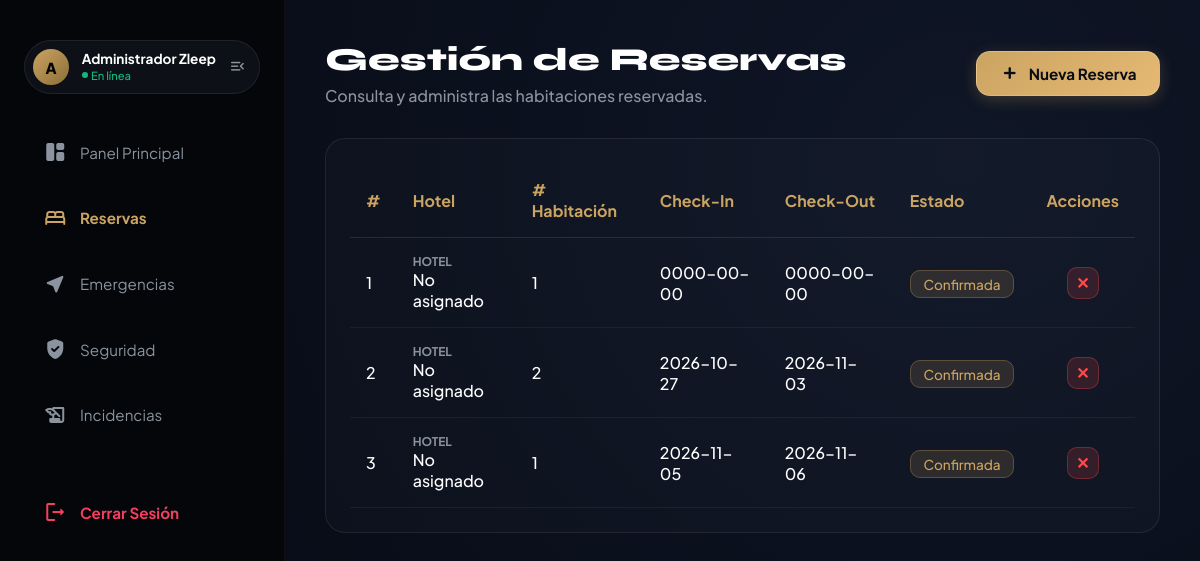
The page /index.php?url=reservas (signed in) on the database as committed earlier.
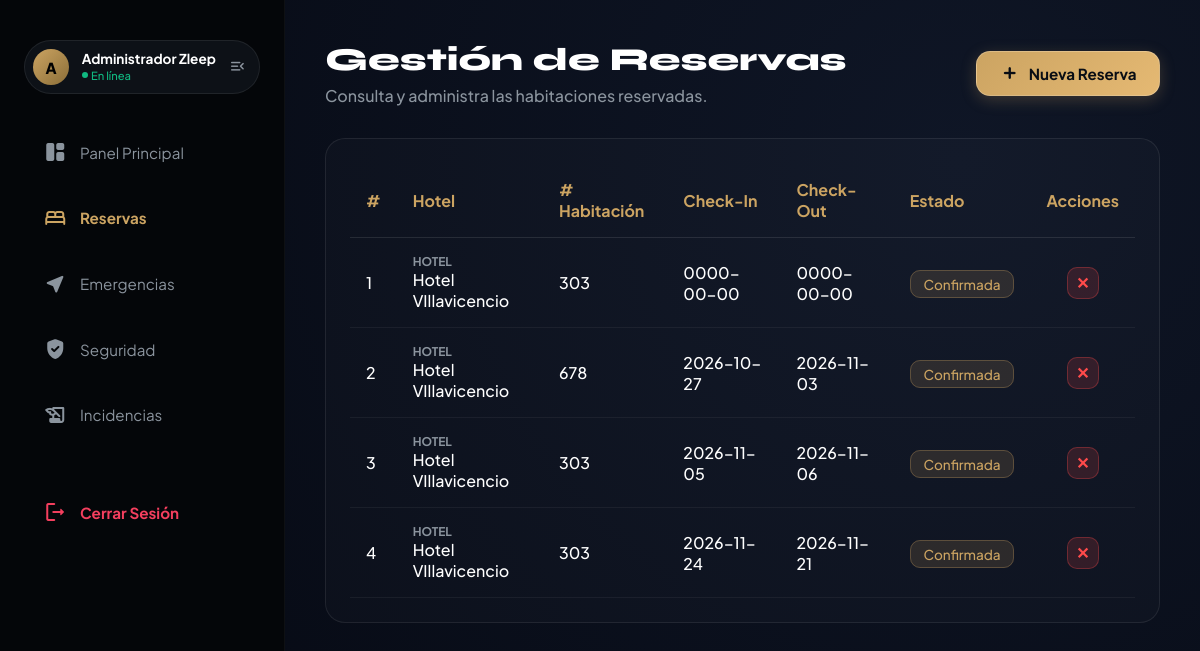
The same page on the database as committed later.
### tables this page shows
CREATE TABLE `reservas` (
  `id_reserva` int(11) NOT NULL,
  `id_cliente` int(11) NOT NULL,
  `id_habitacion` int(11) NOT NULL,
  `fecha_checkin` date NOT NULL,
  `fecha_checkout` date NOT NULL,
  `estado_reserva` varchar(20) DEFAULT 'Pendiente',
  `total_pago` decimal(10,2) NOT NULL,
  `creado_en` timestamp NOT NULL DEFAULT current_timestamp()
);

CREATE TABLE `hoteles` (
  `id_hotel` int(11) NOT NULL,
  `nombre` varchar(150) NOT NULL,
  `direccion` varchar(255) NOT NULL,
  `ciudad` varchar(100) DEFAULT 'Bogotá',
  `latitud` decimal(10,8) DEFAULT 0.00000000,
  `longitud` decimal(11,8) DEFAULT 0.00000000,
  `telefono` varchar(20) DEFAULT NULL,
  `creado_en` timestamp NOT NULL DEFAULT current_timestamp(),
  `nit` varchar(50) DEFAULT NULL,
  `usuario_id` int(11) DEFAULT NULL
);

CREATE TABLE `habitaciones` (
  `id_habitacion` int(11) NOT NULL,
  `id_hotel` int(11) NOT NULL,
  `numero` varchar(20) NOT NULL,
  `tipo` varchar(50) NOT NULL,
  `precio_noche` decimal(10,2) NOT NULL,
  `estado` varchar(20) DEFAULT 'Disponible'
);

### controllers/ReservasController.php (called while the page is built, shortened)
<?php
require_once __DIR__ . '/../models/Reserva.php';
require_once __DIR__ . '/../config/Database.php';
class ReservasController {
    public function index() {
        $reservaModel = new Reserva();
        $id_hotel = $_SESSION['id_hotel'] ?? null;
        $esSocio = false;
        $reservas = [];
        try {
            if ($esSocio && $id_hotel) {
                $reservas = $reservaModel->obtenerReservasPorHotel($id_hotel);
            } else {
                $reservas = $reservaModel->obtenerTodas();
            }
        } catch (Exception $e) {
            $reservas = $reservaModel->obtenerTodas();
        }
        require_once __DIR__ . '/../views/reservas/index.php';
    }
}

### config/Database.php (called while the page is built)
<?php
class Database {
    private static $host = "localhost";
    private static $db_name = "zleep_db";
    private static $username = "root";
    private static $password = "";
    private static $conn = null;
    public static function getConnection() {
        if (self::$conn === null) {
            try {
                self::$conn = new PDO(
                    "mysql:host=" . self::$host . ";dbname=" . self::$db_name . ";charset=utf8mb4",
                    self::$username,
                    self::$password,
                    [
                        PDO::ATTR_ERRMODE => PDO::ERRMODE_EXCEPTION,
                        PDO::ATTR_DEFAULT_FETCH_MODE => PDO::FETCH_ASSOC
                    ]
                );
            } catch(PDOException $e) {
                die("Error de conexión a la base de datos: " . $e->getMessage());
            }
        }
        return self::$conn;
    }
}

### models/Reserva.php (called while the page is built, shortened)
<?php
require_once __DIR__ . '/../config/Database.php';
class Reserva {
    private $db;
    public function __construct() {
        $this->db = Database::getConnection();
    }
    public function obtenerTodas() {
        $sql = "SELECT r.*, h.nombre AS nombre_hotel, hab.numero AS numero_habitacion
                FROM reservas r
                LEFT JOIN habitaciones hab ON r.id_habitacion = hab.id_habitacion
                LEFT JOIN hoteles h ON hab.id_hotel = h.id_hotel
                ORDER BY r.id_reserva ASC";
        $stmt = $this->db->prepare($sql);
        $stmt->execute();
        return $stmt->fetchAll(PDO::FETCH_ASSOC);
    }
}

### views/reservas/index.php (the view, shortened to what this page needs)
<!DOCTYPE html>
<html lang="es">
<head>
    <link rel="stylesheet" href="<?= BASE_URL ?>style.css">
</head>
<body>
    <div class="layout-container">
        <?php include __DIR__ . '/../components/sidebar.php'; ?>
        <main class="main-content">
            <header class="top-header" style="display: flex; justify-content: space-between; align-items: center; margin-bottom: 2rem;">
                <div>
                    <h1 class="welcome-title" style="font-size: 2rem; margin: 0; font-family: 'Syne', sans-serif;">Gestión de Reservas</h1>
                    <p class="subtitle" style="margin-top: 0.4rem; color: #8b949e;">Consulta y administra las habitaciones reservadas.</p>
                </div>
                <button onclick="openModal()" class="btn-nueva-reserva">
                    <span class="material-icons-round">add</span>
                    <span>Nueva Reserva</span>
                </button>
            </header>
            <?php if (!empty($reservas)): ?>
                <div class="table-container" style="background: rgba(255, 255, 255, 0.02); border-radius: 20px; padding: 1.5rem; border: 1px solid rgba(255,255,255,0.08);">
                    <table style="width: 100%; border-collapse: collapse; color: white; text-align: left;">
                        <thead>
                            <tr style="border-bottom: 1px solid rgba(255,255,255,0.1); color: #cca462;">
                                <th style="padding: 1rem;">#</th>
                                <th style="padding: 1rem;">Hotel</th>
                                <th style="padding: 1rem;"># Habitación</th>
                                <th style="padding: 1rem;">Check-In</th>
                                <th style="padding: 1rem;">Check-Out</th>
                                <th style="padding: 1rem;">Estado</th>
                                <th style="padding: 1rem; text-align: center;">Acciones</th>
                            </tr>
                        </thead>
                        <tbody>
                            <?php foreach ($reservas as $index => $reserva): ?>
                                <tr style="border-bottom: 1px solid rgba(255,255,255,0.05);">
                                    <td style="padding: 1rem;"><?= $index + 1 ?></td>
                                    <td style="padding: 1rem;">
                                        <span style="font-weight: bold; display: block; font-size: 0.75rem; color: #8b949e; text-transform: uppercase;">Hotel</span>
                                        <span><?= htmlspecialchars($reserva['nombre_hotel'] ?? 'No asignado') ?></span>
                                    </td>
                                    <td style="padding: 1rem;"><?= htmlspecialchars($reserva['numero_habitacion'] ?? $reserva['id_habitacion']) ?></td>
                                    <td style="padding: 1rem;"><?= htmlspecialchars($reserva['fecha_checkin']) ?></td>
                                    <td style="padding: 1rem;"><?= htmlspecialchars($reserva['fecha_checkout']) ?></td>
                                    <td style="padding: 1rem;">
                                        <span style="background: rgba(204, 164, 98, 0.15); color: #cca462; padding: 0.3rem 0.8rem; border-radius: 10px; font-size: 0.85rem; border: 1px solid rgba(204, 164, 98, 0.3);">
                                            <?= htmlspecialchars($reserva['estado_reserva']) ?>
                                        </span>
                                    </td>
                                    <td style="padding: 1rem; text-align: center;">
                                        <a href="<?= BASE_URL ?>index.php?url=reservas/cancelar&id=<?= $reserva['id_reserva'] ?>"
                                           style="display: inline-flex; align-items: center; justify-content: center; width: 32px; height: 32px; background: rgba(255, 75, 75, 0.15); color: #ff4b4b; border-radius: 10px; text-decoration: none; font-weight: bold; border: 1px solid rgba(255, 75, 75, 0.3); transition: all 0.2s;"
                                           title="Cancelar reserva"
                                           onmouseover="this.style.background='rgba(255, 75, 75, 0.3)'"
                                           onmouseout="this.style.background='rgba(255, 75, 75, 0.15)'">
                                            ✕
                                        </a>
                                    </td>
                                </tr>
                            <?php endforeach; ?>
                        </tbody>
                    </table>
                </div>
            <?php endif; ?>
        </main>
    </div>
</body>
</html>

### index.php (shortened to what this page needs)
<?php
$url = $_GET['url'] ?? 'dashboard';
$url = rtrim($url, '/');
$urlParams = explode('/', $url);
$controllerName = ucfirst($urlParams[0] ?? 'Dashboard') . 'Controller';
$actionName = $urlParams[1] ?? 'index';
$actionName = lcfirst(str_replace(' ', '', ucwords(str_replace(['-', '_'], ' ', $actionName))));
$controllerFile = __DIR__ . '/controllers/' . $controllerName . '.php';
if (file_exists($controllerFile)) {
    if (class_exists($controllerName)) {
        $controller = new $controllerName();
        if (method_exists($controller, $actionName)) {
            $controller->$actionName();
        } else {
            echo "<h3>Error de Método</h3>";
            echo "Se encontró la clase <b>{$controllerName}</b>, pero la función <b>{$actionName}()</b> no existe.";
        }
    } else {
        echo "<h3>Error de Clase</h3>";
        echo "El archivo existe, pero la clase <b>{$controllerName}</b> no está declarada correctamente dentro de él.";
    }
} else {
    echo "<h3>404 - Controlador no encontrado</h3>";
    echo "<p><b>El archivo buscado es:</b> " . htmlspecialchars($controllerFile) . "</p>";
}

### views/components/sidebar.php (shortened to what this page needs)
<?php
$nombreUsuario = $_SESSION['usuario_nombre'] ?? $_SESSION['nombre'] ?? 'Stephanie';
$seccionActual = $_GET['url'] ?? 'dashboard';
?>
<aside class="sidebar" id="mainSidebar">
    <div
        class="user-widget-sidebar"
        onclick="toggleSidebar()"
        title="Haz clic para ocultar/mostrar menú"
        style="display: flex; align-items: center; gap: 0.8rem; background: #0d1117; border: 1px solid rgba(255, 255, 255, 0.08); padding: 0.5rem 0.8rem 0.5rem 0.5rem; border-radius: 99px; cursor: pointer; user-select: none; margin-bottom: 2rem; transition: background 0.2s ease;"
        onmouseover="this.style.background='#161b22';"
        onmouseout="this.style.background='#0d1117';"
    >
        <div style="width: 36px; height: 36px; border-radius: 50%; background: linear-gradient(135deg, #cca462, #8b6e38); color: #000; font-weight: 800; display: flex; align-items: center; justify-content: center; font-size: 0.95rem; text-transform: uppercase; flex-shrink: 0;">
            <?= htmlspecialchars(substr($nombreUsuario, 0, 1)) ?>
        </div>
        <div class="sidebar-text" style="display: flex; flex-direction: column; overflow: hidden;">
            <span style="color: #fff; font-weight: 700; font-size: 0.85rem; line-height: 1.1; text-overflow: ellipsis; overflow: hidden;">
                <?= htmlspecialchars($nombreUsuario) ?>
            </span>
            <span style="color: #10b981; font-size: 0.7rem; display: flex; align-items: center; gap: 0.2rem; margin-top: 2px;">
                <span style="width: 6px; height: 6px; background-color: #10b981; border-radius: 50%; display: inline-block;"></span>
                En línea
            </span>
        </div>
        <span class="material-icons-round sidebar-text" style="color: #8b949e; font-size: 1.1rem; margin-left: auto;">menu_open</span>
    </div>
    <nav style="display: flex; flex-direction: column; gap: 0.8rem;">
        <a href="<?= BASE_URL ?>index.php?url=dashboard" class="nav-item" style="color: <?= ($seccionActual === 'dashboard') ? '#cca462' : '#8b949e' ?>; display: flex; align-items: center; gap: 0.8rem; text-decoration: none; font-weight: <?= ($seccionActual === 'dashboard') ? '700' : 'normal' ?>;">
            <span class="material-icons-round">space_dashboard</span>
            <span class="nav-text">Panel Principal</span>
        </a>
        <a href="<?= BASE_URL ?>index.php?url=reservas" class="nav-item" style="color: <?= (strpos($seccionActual, 'reservas') !== false) ? '#cca462' : '#8b949e' ?>; display: flex; align-items: center; gap: 0.8rem; text-decoration: none; font-weight: <?= (strpos($seccionActual, 'reservas') !== false) ? '700' : 'normal' ?>;">
            <span class="material-icons-round">bed</span>
            <span class="nav-text">Reservas</span>
        </a>
        <a href="<?= BASE_URL ?>index.php?url=emergencias" class="nav-item" style="color: <?= (strpos($seccionActual, 'emergencias') !== false) ? '#cca462' : '#8b949e' ?>; display: flex; align-items: center; gap: 0.8rem; text-decoration: none; font-weight: <?= (strpos($seccionActual, 'emergencias') !== false) ? '700' : 'normal' ?>;">
            <span class="material-icons-round">near_me</span>
            <span class="nav-text">Emergencias</span>
        </a>
        <a href="<?= BASE_URL ?>index.php?url=seguridad" class="nav-item" style="color: <?= (strpos($seccionActual, 'seguridad') !== false) ? '#cca462' : '#8b949e' ?>; display: flex; align-items: center; gap: 0.8rem; text-decoration: none; font-weight: <?= (strpos($seccionActual, 'seguridad') !== false) ? '700' : 'normal' ?>;">
            <span class="material-icons-round">gpp_good</span>
            <span class="nav-text">Seguridad</span>
        </a>
        <a href="<?= BASE_URL ?>index.php?url=incidencias" class="nav-item" style="color: <?= (strpos($seccionActual, 'incidencias') !== false) ? '#cca462' : '#8b949e' ?>; display: flex; align-items: center; gap: 0.8rem; text-decoration: none; font-weight: <?= (strpos($seccionActual, 'incidencias') !== false) ? '700' : 'normal' ?>;">
            <span class="material-icons-round">history_edu</span>
            <span class="nav-text">Incidencias</span>
        </a>
        <a href="<?= BASE_URL ?>index.php?url=auth/logout" class="nav-item" style="margin-top: 2rem; color: #f43f5e; display: flex; align-items: center; gap: 0.8rem; text-decoration: none;">
            <span class="material-icons-round">logout</span>
            <span class="nav-text">Cerrar Sesión</span>
        </a>
    </nav>
</aside>

### style.css (style rules this page uses)
:root { --bg-gradient: radial-gradient(circle at 80% 20%, #0f1626 0%, #050811 100%); --bg-sidebar: #040609; --bg-card: rgba(18, 26, 43, 0.45); --text-white: #ffffff; --text-gold-bright: #f0d29a; --text-gold-dim: #cca462; --text-muted: #6b7c96; --border-subtle: rgba(255, 255, 255, 0.04); --tone-med-base: #10b981; --tone-med-glow: rgba(16, 185, 129, 0.15); --tone-fire-base: #f59e0b; --tone-fire-glow: rgba(245, 158, 11, 0.15); --tone-theft-base: #f43f5e; --tone-theft-glow: rgba(244, 63, 94, 0.15); }
* { margin: 0; padding: 0; box-sizing: border-box; }
body { background: var(--bg-gradient); background-attachment: fixed; color: var(--text-white); font-family: 'Plus Jakarta Sans', sans-serif; font-weight: 500; min-height: 100vh; }
h1, .sidebar .logo h2 { font-family: 'Syne', sans-serif; font-weight: 800; }
.sidebar { background-color: var(--bg-sidebar); padding: 2.5rem 1.5rem; border-right: 1px solid var(--border-subtle); }
.sidebar nav { display: flex; flex-direction: column; gap: 0.4rem; }
.sidebar nav a { color: var(--text-muted); text-decoration: none; padding: 0.9rem 1.2rem; border-radius: 16px; display: flex; align-items: center; gap: 12px; font-size: 0.95rem; font-weight: 700; transition: all 0.25s ease; }
.main-content { padding: 2.5rem 3rem; max-width: 1400px; width: 100%; margin: 0 auto; }
.top-header { display: flex; justify-content: space-between; align-items: center; margin-bottom: 2.5rem; gap: 2rem; }
.subtitle { color: var(--text-muted); font-size: 1rem; }

### views/reservas/index.php (style rules this page uses)
body { margin: 0; padding: 0; background-color: #05070a; color: #fff; font-family: 'Plus Jakarta Sans', sans-serif; }
.layout-container { display: flex; min-height: 100vh; width: 100%; }
.main-content { flex: 1; padding: 2.5rem; overflow-x: hidden; }
.btn-nueva-reserva { display: inline-flex; align-items: center; gap: 0.6rem; background: linear-gradient(135deg, #cca462 0%, #e5b973 100%); color: #090d14; font-family: 'Plus Jakarta Sans', sans-serif; font-weight: 700; font-size: 0.95rem; padding: 0.75rem 1.4rem; border: 1px solid rgba(255, 255, 255, 0.2); border-radius: 14px; cursor: pointer; box-shadow: 0 4px 15px rgba(204, 164, 98, 0.25); transition: all 0.25s cubic-bezier(0.4, 0, 0.2, 1); }
.btn-nueva-reserva .material-icons-round { font-size: 1.2rem; font-weight: 800; }

Rows that differ between the two databases and show on the page:
computed for reservas (number 1 of 4 on the later page): hoteles.nombre "No asignado" → "Hotel VIllavicencio"; id_habitacion.numero "1" → "303"
computed for reservas (number 2 of 4 on the later page): hoteles.nombre "No asignado" → "Hotel VIllavicencio"; id_habitacion.numero "2" → "678"
computed for reservas (number 3 of 4 on the later page): hoteles.nombre "No asignado" → "Hotel VIllavicencio"; id_habitacion.numero "1" → "303"
added reservas: hoteles.nombre "Hotel VIllavicencio", id_habitacion.numero "303", fecha_checkin "2026-11-24", fecha_checkout "2026-11-21", estado_reserva "Confirmada"
